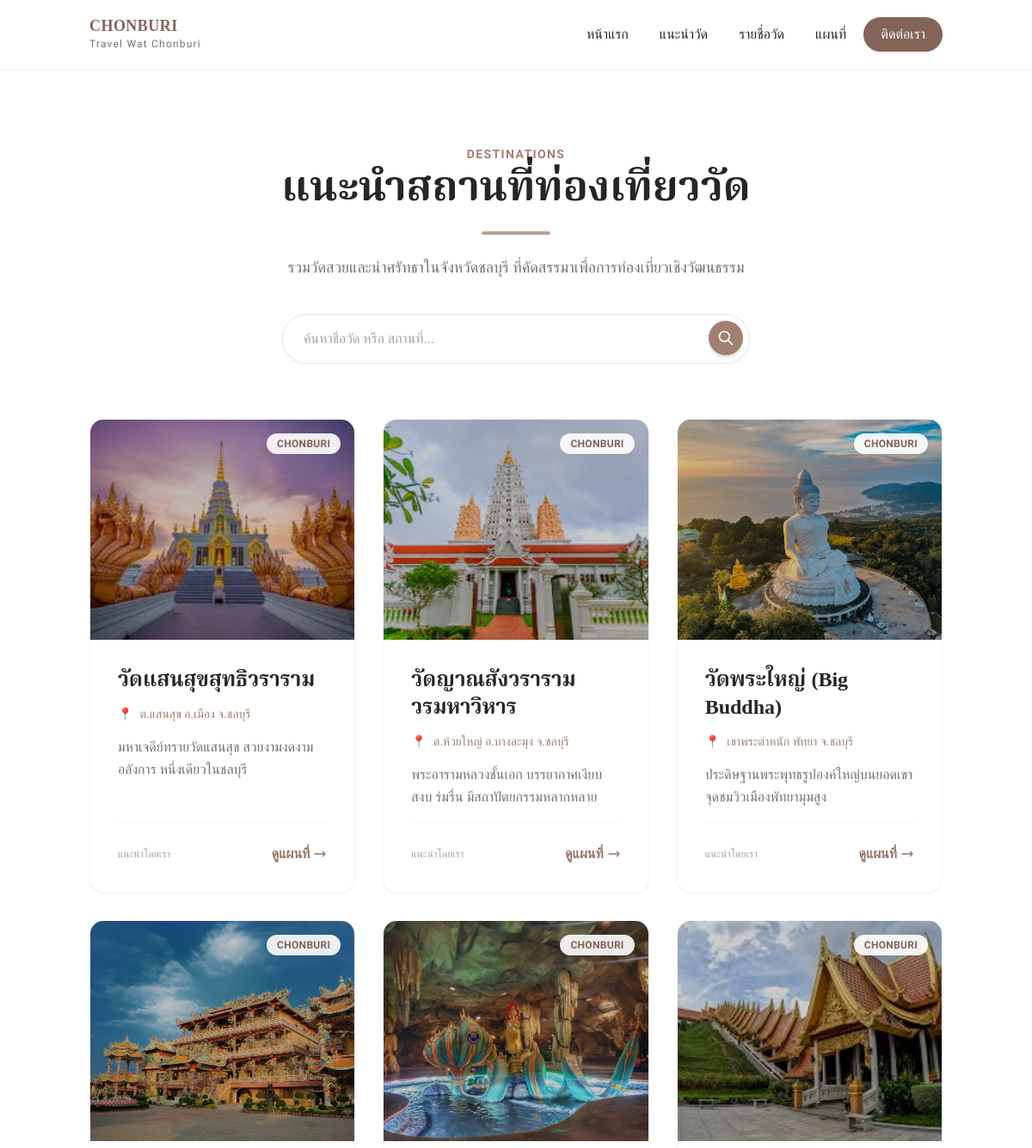
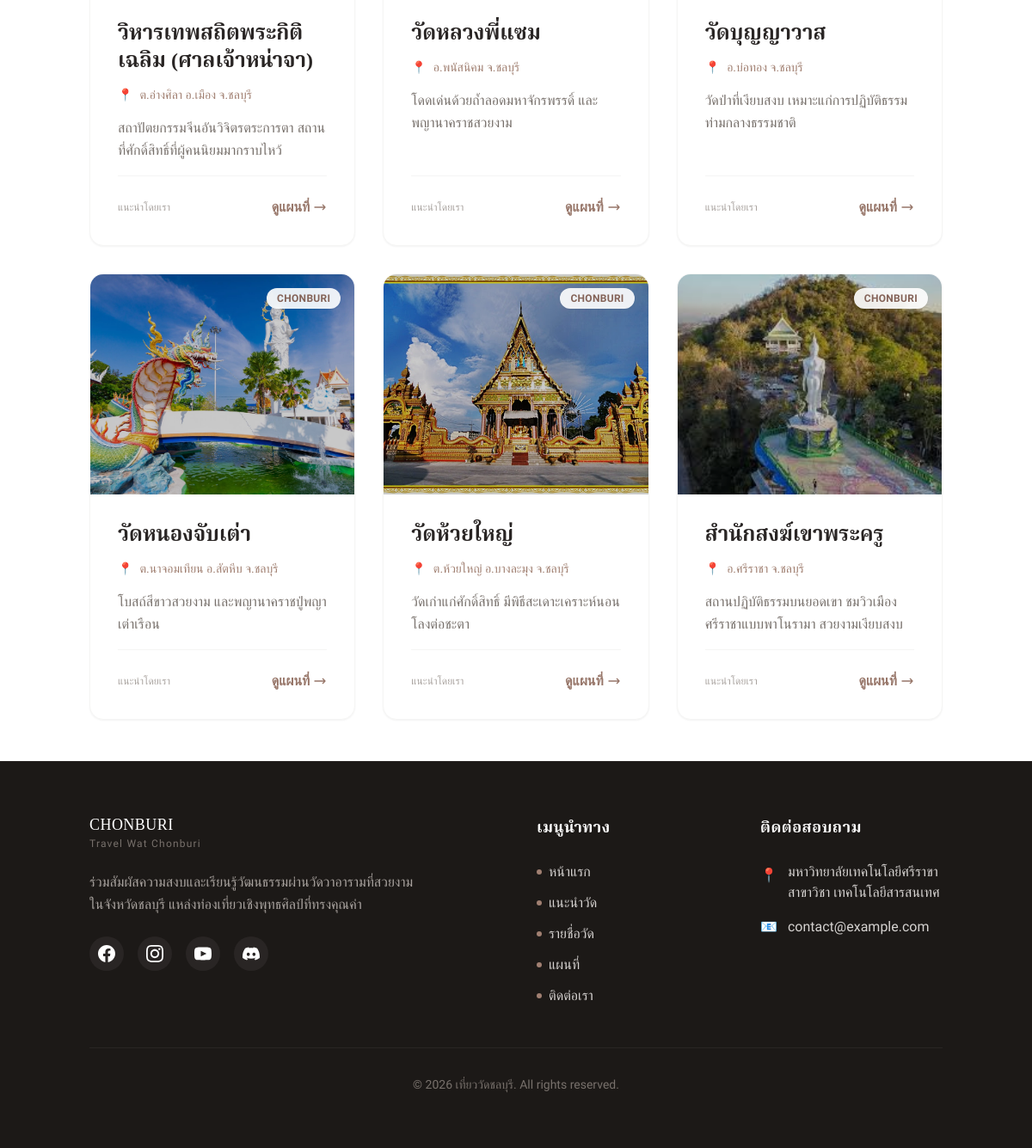
The app's page /wat1.php with its own data (2 pictures, top to bottom).
### tables this page shows
CREATE TABLE `temples` (
  `id` int(11) NOT NULL,
  `name` varchar(255) NOT NULL,
  `image` varchar(255) NOT NULL,
  `address` text NOT NULL,
  `description` text NOT NULL,
  `map_link` varchar(255) NOT NULL
);

### includes/db.php (called while the page is built, shortened)
<?php
function getTemples($conn, $search = '', $limit = 1000, $offset = 0) {
    $sql = "SELECT * FROM temples";
    $sql .= " LIMIT $limit OFFSET $offset";
    $result = $conn->query($sql);
    $temples = [];
    if ($result && $result->num_rows > 0) {
        while($row = $result->fetch_assoc()) {
            $temples[] = $row;
        }
    }
    return $temples;
}
?>

### wat1.php (the view)
<?php
    include 'includes/header.php';
    include 'includes/db.php';
    $search_query = isset($_GET['q']) ? $_GET['q'] : '';
    $temples = getTemples($conn, $search_query);
?>
<section>
    <div class="text-center mb-10 pt-10">
        <span class="text-brown-600 font-bold tracking-widest uppercase text-sm mb-2 block">Destinations</span>
        <h1 class="text-4xl md:text-5xl font-bold text-stone-800 font-serif">แนะนำสถานที่ท่องเที่ยววัด</h1>
        <div class="h-1 w-20 bg-brown-500 mx-auto mt-6 rounded-full"></div>
        <p class="text-stone-500 mt-6 max-w-2xl mx-auto text-lg font-light">รวมวัดสวยและน่าศรัทธาในจังหวัดชลบุรี ที่คัดสรรมาเพื่อการท่องเที่ยวเชิงวัฒนธรรม</p>
    </div>
    <div class="max-w-xl mx-auto mb-16 relative px-4">
        <form action="" method="GET" class="relative">
            <input type="text"
                   name="q"
                   value="<?php echo htmlspecialchars($search_query); ?>"
                   placeholder="ค้นหาชื่อวัด หรือ สถานที่..."
                   class="w-full pl-6 pr-14 py-4 rounded-full bg-white border border-stone-200 shadow-sm focus:outline-none focus:ring-2 focus:ring-brown-400 focus:border-transparent transition text-stone-700 placeholder-stone-400">
            <button type="submit" class="absolute right-2 top-2 h-10 w-10 bg-brown-600 rounded-full flex items-center justify-center text-white hover:bg-brown-800 transition shadow-md">
                <svg class="w-5 h-5" fill="none" stroke="currentColor" viewBox="0 0 24 24"><path stroke-linecap="round" stroke-linejoin="round" stroke-width="2" d="M21 21l-6-6m2-5a7 7 0 11-14 0 7 7 0 0114 0z"></path></svg>
            </button>
        </form>
    </div>
    <div class="grid grid-cols-1 md:grid-cols-2 lg:grid-cols-3 gap-8">
        <?php if (!empty($temples)): ?>
            <?php foreach ($temples as $temple): ?>
                <article id="temple-<?php echo $temple['id']; ?>" class="group bg-white rounded-2xl shadow-sm hover:shadow-2xl transition duration-500 overflow-hidden border border-stone-100 flex flex-col scroll-mt-32">
                    <div class="h-64 overflow-hidden relative">
                        <img src="<?php echo $temple['image']; ?>"
                             alt="<?php echo $temple['name']; ?>"
                             class="w-full h-full object-cover transform group-hover:scale-110 transition duration-700">
                        <div class="absolute inset-0 bg-black/20 group-hover:bg-black/10 transition duration-500"></div>
                        <div class="absolute top-4 right-4 bg-white/90 backdrop-blur-sm px-3 py-1 rounded-full text-xs font-bold text-brown-800 shadow-sm uppercase tracking-wide">
                            Chonburi
                        </div>
                    </div>
                    <div class="p-8 flex-grow flex flex-col">
                        <div class="mb-4">
                            <h2 class="text-2xl font-bold text-stone-800 mb-3 font-serif group-hover:text-brown-700 transition"><?php echo $temple['name']; ?></h2>
                            <p class="text-sm text-brown-600 mb-4 flex items-center font-medium">
                                <span class="mr-2">📍</span> <?php echo $temple['address']; ?>
                            </p>
                            <p class="text-stone-500 leading-relaxed font-light">
                                <?php echo $temple['description']; ?>
                            </p>
                        </div>
                        <div class="mt-auto pt-6 border-t border-stone-100 flex justify-between items-center">
                            <span class="text-xs text-stone-400 font-light">แนะนำโดยเรา</span>
                            <a href="map.php#temple-<?php echo $temple['id']; ?>" class="inline-flex items-center text-brown-700 font-semibold hover:text-brown-900 transition">
                                ดูแผนที่
                                <svg class="w-4 h-4 ml-1" fill="none" stroke="currentColor" viewBox="0 0 24 24"><path stroke-linecap="round" stroke-linejoin="round" stroke-width="2" d="M17 8l4 4m0 0l-4 4m4-4H3"></path></svg>
                            </a>
                        </div>
                    </div>
                </article>
            <?php endforeach; ?>
        <?php else: ?>
            <div class="col-span-full text-center py-20 text-stone-400 font-light text-xl">
                -- ยังไม่มีข้อมูลวัดในขณะนี้ --
            </div>
        <?php endif; ?>
    </div>
</section>
<?php include 'includes/footer.php'; ?>

### includes/header.php (shortened to what this page needs)
<!DOCTYPE html>
<html lang="th">
<head>
    <script src="https://cdn.tailwindcss.com"></script>
    <link rel="stylesheet" href="assets/css/custom.css">
</head>
<body class="text-stone-800 flex flex-col min-h-screen relative" style="background-image: url('assets/img/background.jpg'); background-size: cover; background-position: center; background-repeat: no-repeat; background-attachment: fixed;">
    <nav class="bg-white/90 backdrop-blur-md text-stone-800 shadow-sm border-b border-stone-100 sticky top-0 z-50">
        <div class="container mx-auto px-4">
            <div class="flex justify-between items-center h-20">
                <a href="index.php" class="text-2xl font-bold flex items-center gap-3 group">
                    <div class="flex flex-col">
                        <span class="text-brown-800 text-lg leading-tight uppercase tracking-wide font-serif">Chonburi</span>
                        <span class="text-stone-500 text-xs font-light tracking-widest">Travel Wat Chonburi</span>
                    </div>
                </a>
                <div class="hidden md:flex items-center space-x-1">
                    <a href="index.php" class="px-4 py-2 rounded-full hover:bg-brown-50 hover:text-brown-700 transition font-medium">หน้าแรก</a>
                    <a href="wat1.php" class="px-4 py-2 rounded-full hover:bg-brown-50 hover:text-brown-700 transition font-medium">แนะนำวัด</a>
                    <a href="list.php" class="px-4 py-2 rounded-full hover:bg-brown-50 hover:text-brown-700 transition font-medium">รายชื่อวัด</a>
                    <a href="map.php" class="px-4 py-2 rounded-full hover:bg-brown-50 hover:text-brown-700 transition font-medium">แผนที่</a>
                    <a href="contact.php" class="ml-2 px-5 py-2 bg-brown-800 text-white rounded-full hover:bg-brown-900 transition shadow hover:shadow-lg font-medium">
                        ติดต่อเรา
                    </a>
                </div>
            </div>
        </div>
    </nav>
    <main class="flex-grow container mx-auto px-4 py-8 md:py-12">

### includes/footer.php (shortened to what this page needs)
    </main>
    <footer class="bg-stone-900 text-stone-300 py-16 mt-auto border-t border-stone-800">
        <div class="container mx-auto px-4">
            <div class="grid grid-cols-1 md:grid-cols-4 gap-12">
                <div class="md:col-span-2">
                    <div class="flex items-center gap-3 mb-6">
                        <div class="flex flex-col">
                            <span class="text-white text-lg leading-tight uppercase tracking-wide font-serif">Chonburi</span>
                            <span class="text-stone-500 text-xs font-light tracking-widest">Travel Wat Chonburi</span>
                        </div>
                    </div>
                    <p class="text-stone-400 leading-relaxed max-w-sm mb-6">
                        ร่วมสัมผัสความสงบและเรียนรู้วัฒนธรรมผ่านวัดวาอารามที่สวยงามในจังหวัดชลบุรี
                        แหล่งท่องเที่ยวเชิงพุทธศิลป์ที่ทรงคุณค่า
                    </p>
                    <div class="flex space-x-4">
                        <a href="#" class="w-10 h-10 rounded-full bg-stone-800 hover:bg-[#1877F2] flex items-center justify-center transition text-white group" aria-label="Facebook">
                        </a>
                        <a href="#" class="w-10 h-10 rounded-full bg-stone-800 hover:bg-[#E4405F] flex items-center justify-center transition text-white group" aria-label="Instagram">
                        </a>
                        <a href="#" class="w-10 h-10 rounded-full bg-stone-800 hover:bg-[#FF0000] flex items-center justify-center transition text-white group" aria-label="YouTube">
                            <svg class="w-5 h-5 fill-current" viewBox="0 0 24 24"><path d="M19.615 3.184c-3.604-.246-11.631-.245-15.23 0-3.897.266-4.356 2.62-4.385 8.816.029 6.185.484 8.549 4.385 8.816 3.6.245 11.626.246 15.23 0 3.897-.266 4.356-2.62 4.385-8.816-.029-6.185-.484-8.549-4.385-8.816zm-10.615 12.816v-8l8 3.993-8 4.007z"/></svg>
                        </a>
                        <a href="#" class="w-10 h-10 rounded-full bg-stone-800 hover:bg-[#5865F2] flex items-center justify-center transition text-white group" aria-label="Discord">
                        </a>
                    </div>
                </div>
                <div>
                    <h3 class="text-lg font-serif font-bold mb-6 text-white tracking-wide">เมนูนำทาง</h3>
                    <ul class="space-y-3 font-medium">
                        <li><a href="index.php" class="hover:text-brown-400 transition flex items-center gap-2"><span class="w-1.5 h-1.5 bg-brown-600 rounded-full"></span> หน้าแรก</a></li>
                        <li><a href="wat1.php" class="hover:text-brown-400 transition flex items-center gap-2"><span class="w-1.5 h-1.5 bg-brown-600 rounded-full"></span> แนะนำวัด</a></li>
                        <li><a href="list.php" class="hover:text-brown-400 transition flex items-center gap-2"><span class="w-1.5 h-1.5 bg-brown-600 rounded-full"></span> รายชื่อวัด</a></li>
                        <li><a href="map.php" class="hover:text-brown-400 transition flex items-center gap-2"><span class="w-1.5 h-1.5 bg-brown-600 rounded-full"></span> แผนที่</a></li>
                        <li><a href="contact.php" class="hover:text-brown-400 transition flex items-center gap-2"><span class="w-1.5 h-1.5 bg-brown-600 rounded-full"></span> ติดต่อเรา</a></li>
                    </ul>
                </div>
                <div>
                    <h3 class="text-lg font-serif font-bold mb-6 text-white tracking-wide">ติดต่อสอบถาม</h3>
                    <ul class="space-y-4">
                        <li class="flex items-start gap-3">
                            <span class="mt-1 text-brown-500">📍</span>
                            <span>มหาวิทยาลัยเทคโนโลยีศรีราขา<br>สาขาวิชา เทคโนโลยีสารสนเทศ</span>
                        </li>
                        <li class="flex items-center gap-3">
                            <span class="text-brown-500">📧</span>
                            <a href="mailto:contact@example.com" class="hover:text-white transition">contact@example.com</a>
                        </li>
                    </ul>
                </div>
            </div>
            <div class="border-t border-stone-800 mt-12 pt-8 text-center text-stone-500 text-sm">
                <p>&copy; 2026 เที่ยววัดชลบุรี. All rights reserved.</p>
            </div>
        </div>
    </footer>
</body>
</html>

### assets/css/custom.css (style rules this page uses)
h1, h2, h3, h4, h5, h6, .serif { font-family: 'Noto Serif Thai', serif; }
body { font-family: 'Sarabun', sans-serif; }

### records on screen
temples: image+name (picture), name "วัดแสนสุขสุทธิวราราม", address "ต.แสนสุข อ.เมือง จ.ชลบุรี", description "มหาเจดีย์ทรายวัดแสนสุข สวยงามงดงาม อลังการ หนึ่งเดียวในชลบุรี"
temples: image+name (picture), name "วัดญาณสังวราราม วรมหาวิหาร", address "ต.ห้วยใหญ่ อ.บางละมุง จ.ชลบุรี", description "พระอารามหลวงชั้นเอก บรรยากาศเงียบสงบ ร่มรื่น มีสถาปัตยกรรมหลากหลาย"
temples: image (picture), name "วัดพระใหญ่ (Big Buddha)", address "เขาพระตำหนัก พัทยา จ.ชลบุรี", description "ประดิษฐานพระพุทธรูปองค์ใหญ่บนยอดเขา จุดชมวิวเมืองพัทยามุมสูง"
temples: image (picture), name "วิหารเทพสถิตพระกิติเฉลิม (ศาลเจ้าหน่าจา)", address "ต.อ่างศิลา อ.เมือง จ.ชลบุรี", description "สถาปัตยกรรมจีนอันวิจิตรตระการตา สถานที่ศักดิ์สิทธิ์ที่ผู้คนนิยมมากราบไหว้"
temples: image+name (picture), name "วัดหลวงพี่แซม", address "อ.พนัสนิคม จ.ชลบุรี", description "โดดเด่นด้วยถ้ำลอดมหาจักรพรรดิ์ และพญานาคราชสวยงาม"
temples: image+name (picture), name "วัดบุญญาวาส", address "อ.บ่อทอง จ.ชลบุรี", description "วัดป่าที่เงียบสงบ เหมาะแก่การปฏิบัติธรรม ท่ามกลางธรรมชาติ"
temples: image+name (picture), name "วัดหนองจับเต่า", address "ต.นาจอมเทียน อ.สัตหีบ จ.ชลบุรี", description "โบสถ์สีขาวสวยงาม และพญานาคราชปู่พญาเต่าเรือน"
temples: image+name (picture), name "วัดห้วยใหญ่", address "ต.ห้วยใหญ่ อ.บางละมุง จ.ชลบุรี", description "วัดเก่าแก่ศักดิ์สิทธิ์ มีพิธีสะเดาะเคราะห์นอนโลงต่อชะตา"
temples: image+name (picture), name "สำนักสงฆ์เขาพระครู", address "อ.ศรีราชา จ.ชลบุรี", description "สถานปฏิบัติธรรมบนยอดเขา ชมวิวเมืองศรีราชาแบบพาโนรามา สวยงามเงียบสงบ"
